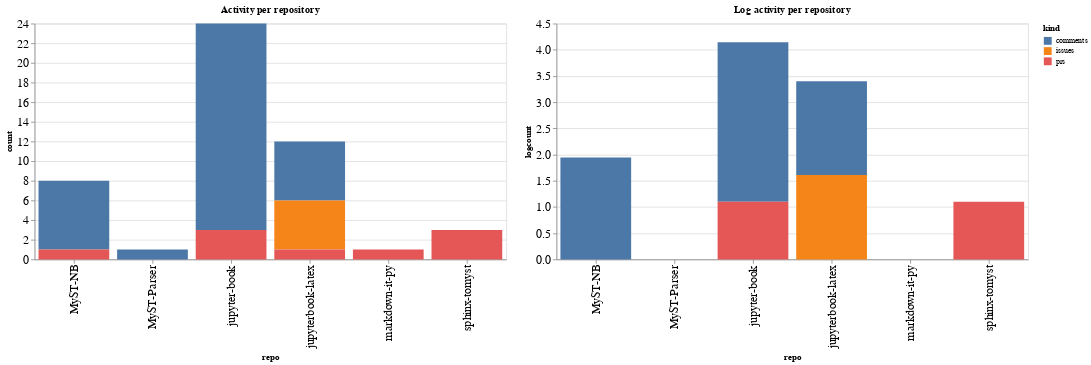

The notebook cell this image was saved under:
### Code cell
ch1 = alt.Chart(repo_summaries, width=600, title="Activity per repository").mark_bar().encode(
    x='repo',
    y='count',
    color='kind',
    tooltip="kind"
)

ch2 = alt.Chart(repo_summaries, width=600, title="Log activity per repository").mark_bar().encode(
    x='repo',
    y='logcount',
    color='kind',
    tooltip="kind"
)

ch1 | ch2

### Figure 1 — Vega-Lite specification as saved in the notebook (floating-point values rounded to 4 significant figures)
{"config": {"axisLeft": {"labelFontSize": 15}, "axisBottom": {"labelFontSize": 15}}, "hconcat": [{"mark": "bar", "encoding": {"color": {"type": "nominal", "field": "kind"}, "tooltip": {"type": "nominal", "field": "kind"}, "x": {"type": "nominal", "field": "repo"}, "y": {"type": "quantitative", "field": "count"}}, "title": "Activity per repository", "width": 600}, {"mark": "bar", "encoding": {"color": {"type": "nominal", "field": "kind"}, "tooltip": {"type": "nominal", "field": "kind"}, "x": {"type": "nominal", "field": "repo"}, "y": {"type": "quantitative", "field": "logcount"}}, "title": "Log activity per repository", "width": 600}], "data": {"name": "data-b721e0a4f410e7b31483fb95fe76e5ee"}, "$schema": "https://vega.github.io/schema/vega-lite/v4.8.1.json", "datasets": {"data-b721e0a4f410e7b31483fb95fe76e5ee": [{"repo": "MyST-NB", "kind": "comments", "count": 7, "logcount": 1.946}, {"repo": "MyST-NB", "kind": "prs", "count": 1, "logcount": 0.0}, {"repo": "MyST-Parser", "kind": "comments", "count": 1, "logcount": 0.0}, {"repo": "jupyter-book", "kind": "comments", "count": 21, "logcount": 3.045}, {"repo": "jupyter-book", "kind": "prs", "count": 3, "logcount": 1.099}, {"repo": "jupyterbook-latex", "kind": "comments", "count": 6, "logcount": 1.792}, {"repo": "jupyterbook-latex", "kind": "issues", "count": 5, "logcount": 1.609}, {"repo": "jupyterbook-latex", "kind": "prs", "count": 1, "logcount": 0.0}, {"repo": "markdown-it-py", "kind": "prs", "count": 1, "logcount": 0.0}, {"repo": "sphinx-tomyst", "kind": "prs", "count": 3, "logcount": 1.099}]}}
